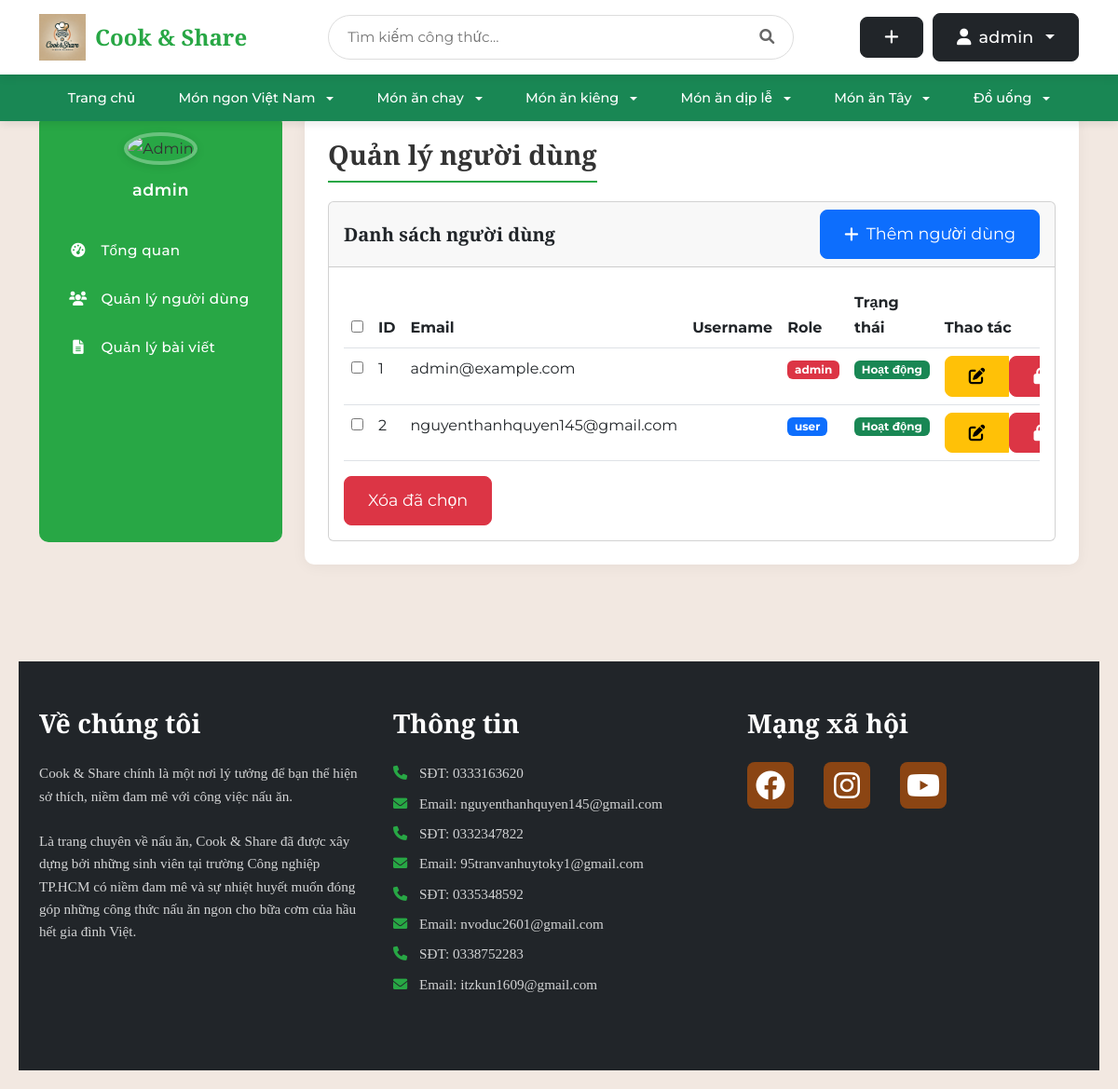
Before: /auth/admin/users (signed in) with the older database file.
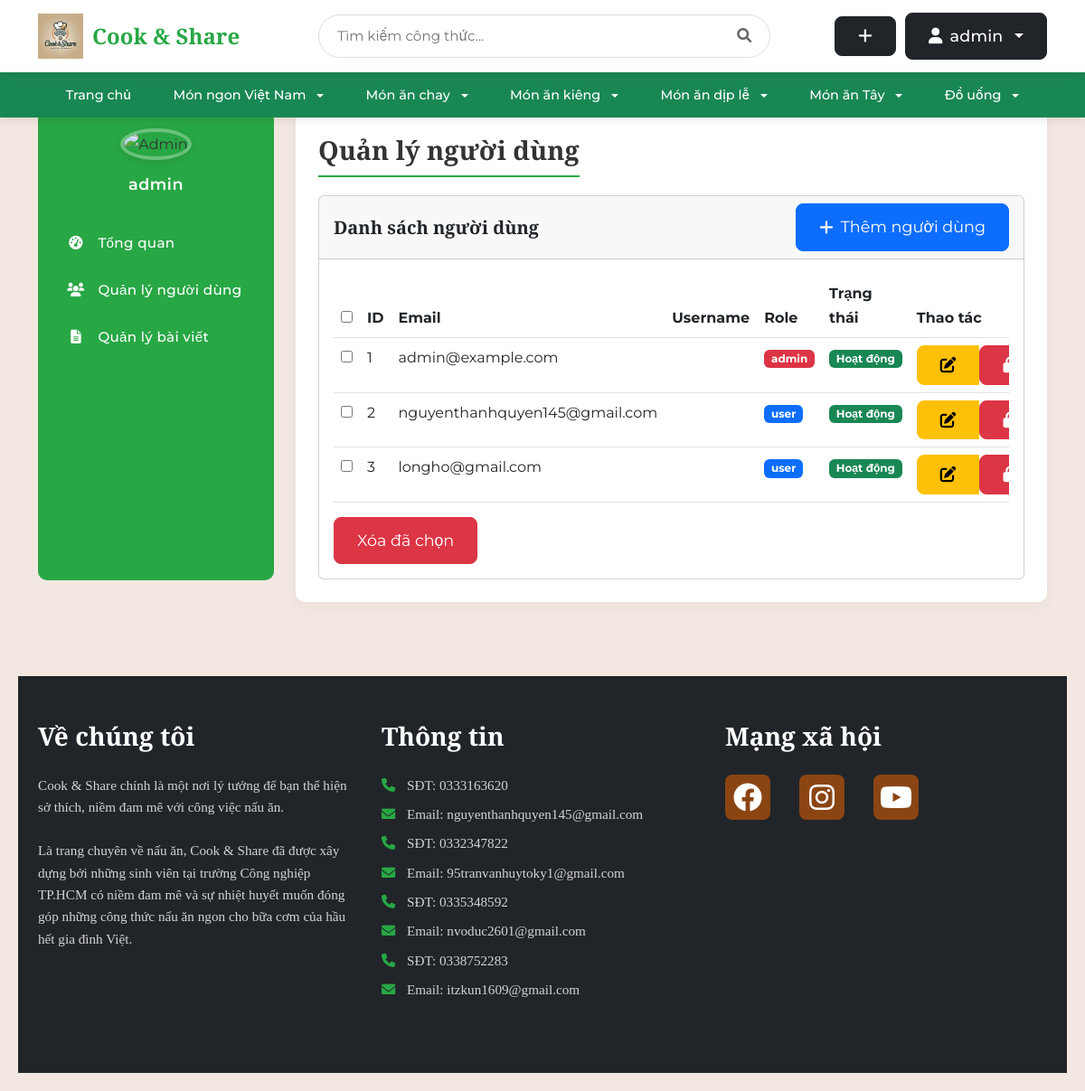
After: the same page with the newer database file.
### tables this page shows
CREATE TABLE user (
    id INTEGER PRIMARY KEY AUTOINCREMENT,
    username TEXT UNIQUE NOT NULL,
    password TEXT NOT NULL,
    email TEXT UNIQUE NOT NULL,
    created TIMESTAMP NOT NULL DEFAULT CURRENT_TIMESTAMP,
    avatar_path TEXT,
    role TEXT NOT NULL DEFAULT 'user',
    is_blocked BOOLEAN NOT NULL DEFAULT 0,
    gender TEXT,
    birthdate DATE,
    phone TEXT
);

### share_recipe/auth.py (the view)
@bp.route('/admin/users', methods=('GET',))
@login_required
def admin_users():
    if g.user['role'] != 'admin':
        abort(403)  # Chỉ admin mới có quyền truy cập
    db = get_db()
    users = db.execute('SELECT id, email, role FROM user').fetchall()
    return render_template('admin/users.html', users=users)

### share_recipe/auth.py (called while the page is built)
@bp.before_app_request
def load_logged_in_user():
    user_id = session.get('user_id')
    if user_id is None:
        g.user = None
    else:
        user = get_db().execute(
            'SELECT * FROM user WHERE id = ?', (user_id,)
        ).fetchone()
        if user:
            user_dict = dict(user)
            is_blocked = user_dict.get('is_blocked')
            if is_blocked:
                g.user = None
                session.clear()
                flash('Tài khoản đã bị khóa. Mời đăng nhập lại.')
                return redirect(url_for('auth.login'))
            else:
                g.user = user
        else:
            g.user = None

def login_required(view):
    @functools.wraps(view)
    def wrapped_view(**kwargs):
        if g.user is None:
            return redirect(url_for('auth.login'))
        return view(**kwargs)
    return wrapped_view

### share_recipe/db.py (called while the page is built)
def get_db():
    if 'db' not in g:
        g.db = sqlite3.connect(
            current_app.config['DATABASE'],
            detect_types=sqlite3.PARSE_DECLTYPES
        )
        g.db.row_factory = sqlite3.Row
    return g.db

### share_recipe/templates/admin/users.html (shortened to what this page needs)
{% extends 'admin/base_admin.html' %}
{% block admin_title %}Quản lý người dùng{% endblock %}
{% block admin_content %}
<div class="card">
    <div class="card-header d-flex justify-content-between align-items-center">
        <h5 class="card-title mb-0">Danh sách người dùng</h5>
        <a href="{{ url_for('admin.create_user') }}" class="btn btn-primary">
            <i class="fas fa-plus"></i> Thêm người dùng
        </a>
    </div>
    <div class="card-body">
        <div class="table-responsive">
            <table class="table table-hover">
                <thead>
                    <tr>
                        <th><input type="checkbox" id="select-all-users"></th>
                        <th>ID</th>
                        <th>Email</th>
                        <th>Username</th>
                        <th>Role</th>
                        <th>Trạng thái</th>
                        <th>Thao tác</th>
                    </tr>
                </thead>
                <tbody>
                    {% for user in users %}
                    <tr>
                        <td><input type="checkbox" class="select-user" value="{{ user['id'] }}"></td>
                        <td>{{ user['id'] }}</td>
                        <td>{{ user['email'] }}</td>
                        <td>{{ user['username'] }}</td>
                        <td>
                            <span class="badge {% if user['role'] == 'admin' %}bg-danger{% else %}bg-primary{% endif %}">
                                {{ user['role'] }}
                            </span>
                        </td>
                        <td>
                            {% if user['is_blocked'] %}
                            <span class="badge bg-danger">Bị khóa</span>
                            {% else %}
                            <span class="badge bg-success">Hoạt động</span>
                            {% endif %}
                        </td>
                        <td>
                            <div class="btn-group">
                                <a href="{{ url_for('admin.update_user', id=user['id']) }}" class="btn btn-warning btn-sm" title="Sửa">
                                    <i class="fas fa-edit"></i>
                                </a>
                                {% if user['is_blocked'] %}
                                <form action="{{ url_for('admin.unblock_user', id=user['id']) }}" method="post" style="display: inline;">
                                    <button type="submit" class="btn btn-success btn-sm" title="Mở khóa">
                                        <i class="fas fa-unlock"></i>
                                    </button>
                                </form>
                                {% else %}
                                <form action="{{ url_for('admin.block_user', id=user['id']) }}" method="post" style="display: inline;">
                                    <button type="submit" class="btn btn-danger btn-sm" title="Khóa">
                                        <i class="fas fa-lock"></i>
                                    </button>
                                </form>
                                {% endif %}
                            </div>
                        </td>
                    </tr>
                    {% endfor %}
                </tbody>
            </table>
        </div>
        <button type="button" class="btn btn-danger" id="delete-selected-users">Xóa đã chọn</button>
    </div>
</div>
{% endblock %}

### share_recipe/templates/admin/base_admin.html (shortened to what this page needs)
{% extends 'base.html' %}
{% block content %}
<div class="admin-layout">
    <div class="container">
        <div class="row">
            <div class="col-md-3 mb-4">
                <div class="sidebar">
                    <div class="text-center mb-4">
                        {% if g.user['avatar_path'] %}
                            <img src="{{ url_for('static', filename=g.user['avatar_path']) }}" alt="Admin" class="admin-avatar">
                        {% else %}
                            <img src="{{ url_for('static', filename='uploads/default-avatar.png') }}" alt="Admin" class="admin-avatar">
                        {% endif %}
                        <div class="admin-name">{{ g.user['username'] }}</div>
                    </div>
                    <ul class="nav flex-column">
                        <li class="nav-item">
                            <a class="nav-link {% if request.endpoint == 'admin.dashboard' %}active{% endif %}" href="{{ url_for('admin.dashboard') }}">
                                <i class="fas fa-tachometer-alt"></i> Tổng quan
                            </a>
                        </li>
                        <li class="nav-item">
                            <a class="nav-link {% if request.endpoint == 'admin.users' %}active{% endif %}" href="{{ url_for('admin.users') }}">
                                <i class="fas fa-users"></i> Quản lý người dùng
                            </a>
                        </li>
                        <li class="nav-item">
                            <a class="nav-link {% if request.endpoint == 'admin.posts' %}active{% endif %}" href="{{ url_for('admin.posts') }}">
                                <i class="fas fa-file-alt"></i> Quản lý bài viết
                            </a>
                        </li>
                    </ul>
                </div>
            </div>
            <div class="col-md-9">
                <div class="content-wrapper">
                    <div class="d-flex justify-content-between flex-wrap flex-md-nowrap align-items-center">
                        <h1 class="content-title">{% block admin_title %}{% endblock %}</h1>
                    </div>
                    {% block admin_content %}{% endblock %}
                </div>
            </div>
        </div>
    </div>
</div>
{% endblock %}

### share_recipe/templates/base.html (shortened to what the changed rows need)
<!DOCTYPE html>
<html>
<head>
    <link rel="stylesheet" href="https://cdn.jsdelivr.net/npm/bootstrap@5.3.0/dist/css/bootstrap.min.css">
    <link rel="stylesheet" href="https://cdnjs.cloudflare.com/ajax/libs/font-awesome/6.0.0/css/all.min.css">
    {% block head %}
    <link rel="stylesheet" href="{{ url_for('static', filename='base.css') }}">
    <link rel="stylesheet" href="{{ url_for('static', filename='login.css') }}">
    <link rel="stylesheet" href="{{ url_for('static', filename='register.css') }}">
    <link rel="stylesheet" href="{{ url_for('static', filename='index.css') }}">
    <link rel="stylesheet" href="{{ url_for('static', filename='detail.css') }}">
    {% endblock %}
</head>
<body>
    <nav class="navbar navbar-expand-lg">
        <div class="container">
            <div class="user-actions">
                {% if g.user %}
                    <a href="{{ url_for('blog.create') }}" class="btn btn-dark btn-custom" title="Tạo công thức mới">
                        <i class="fas fa-plus"></i>
                    </a>
                    <div class="dropdown">
                        <button class="btn btn-dark btn-custom dropdown-toggle" type="button" id="userDropdown" data-bs-toggle="dropdown" aria-expanded="false">
                            {% if g.user.avatar_path %}
                                <img src="{{ url_for('static', filename=g.user.avatar_path) }}" class="user-avatar" alt="Avatar">
                            {% else %}
                                <i class="fas fa-user"></i>
                            {% endif %}
                            {{ g.user['username'] }}
                        </button>
                    </div>
                {% endif %}
            </div>
        </div>
    </nav>
    <div class="main-container">
        <div class="content">
            {% block content %}{% endblock %}
        </div>
    </div>
    <footer class="footer bg-dark text-white py-5">
        <div class="container">
            <div class="row">
                <div class="col-md-4 mb-4">
                    <h2 class="footer-heading mb-4">Về chúng tôi</h2>
                </div>
                <div class="col-md-4 mb-4">
                    <h2 class="footer-heading mb-4">Thông tin</h2>
                </div>
                <div class="col-md-4 mb-4">
                    <h2 class="footer-heading mb-4">Mạng xã hội</h2>
                </div>
            </div>
        </div>
    </footer>
</body>
</html>

Changed rows visible on the page:
added user: id "3", email "longho@gmail.com", role "user"
